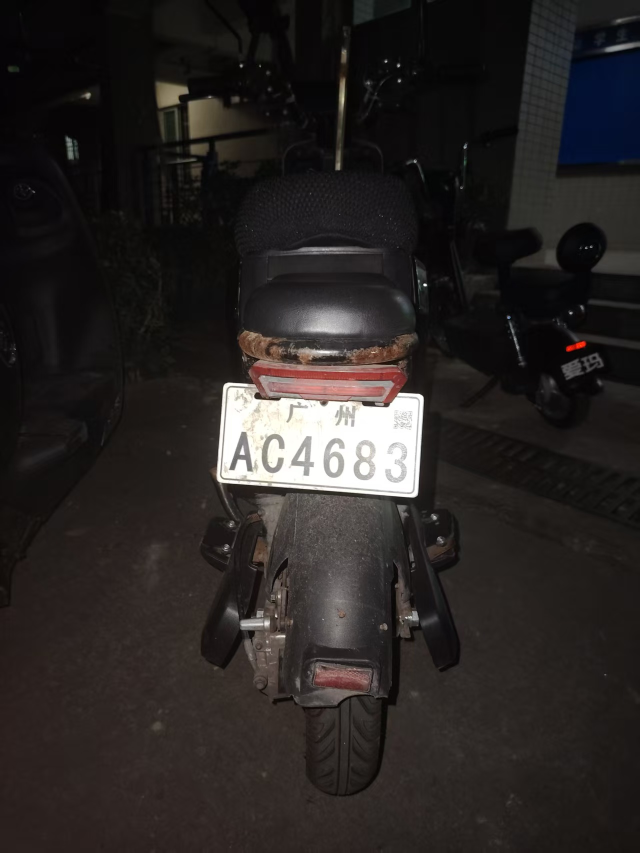
#> input picture car1.jpg, 1279 x 1706 px (shown at 1/2 size); its folder holds only this picture in this run
$ python -i yuanbao.py   (imports and definitions only)
#> lines starting #> are read from the running program, lines starting #| are printed output that depends on the picture; after the words box and inside, x2 and y2 are one past the last pixel; in counts of white or black regions, pixels touching at a corner belong together
#> further down, picture is the input picture: shape (1706, 1279, 3); mean B, G, R 35.7, 37, 41
import cv2
import numpy as np
from typing import Tuple, List, Optional, Dict
import matplotlib.pyplot as plt
import os
import tkinter as tk
from tkinter import ttk
from PIL import Image, ImageTk

class LicensePlateDetector:
    """
    检测彩色图像中位于中间位置的白色矩形框（车牌）
    特点：
    1. 检测白色或近白色矩形
    2. 主要关注图像中间区域
    3. 支持透视变换矫正
    """

    def __init__(self, debug: bool = False):
        """
        初始化检测器

        参数:
            debug: 是否显示调试信息
        """
        self.debug = debug

        # 车牌常见颜色范围 (HSV空间)
        self.color_ranges = {
            'white': ([0, 0, 200], [180, 30, 255]),      # 白色/银色车牌
            'blue': ([100, 150, 50], [130, 255, 255]),   # 蓝色车牌
            'green': ([40, 100, 50], [80, 255, 255]),    # 绿色新能源车牌
            'yellow': ([20, 100, 100], [40, 255, 255]),  # 黄色车牌
        }

        # 车牌尺寸比例约束
        self.plate_aspect_ratio_range = (2.0, 5.0)  # 长宽比范围
        self.min_plate_area_ratio = 0.005           # 最小面积占图像面积比例
        self.max_plate_area_ratio = 0.2             # 最大面积占图像面积比例

    def detect_white_rectangle(self, image: np.ndarray) -> Optional[Dict]:
        """
        检测图像中间的白色矩形框（车牌）

        参数:
            image: 输入彩色图像 (BGR格式)

        返回:
            dict: 包含检测结果的字典，或None（如果未检测到）
        """
        if image is None:
            raise ValueError("输入图像为空")

        original = image.copy()
        height, width = image.shape[:2]
#> height = 1706; width = 1279

        # 1. 预处理图像
        processed = self._preprocess_image(image)

        # 2. 检测白色区域
        white_mask = self._detect_white_regions(image)

        if self.debug:
            cv2.imshow("White Mask", white_mask)
            cv2.waitKey(0)

        # 3. 查找轮廓
        contours = self._find_contours(white_mask)

        if not contours:
            print("未找到轮廓")
            return None

        # 4. 筛选可能的车牌轮廓
        plates = self._filter_plate_contours(contours, width, height)

        if not plates:
            print("未找到符合条件的车牌轮廓")
            return None

        # 5. 选择最佳车牌区域
        best_plate = self._select_best_plate(plates, width, height)

        if best_plate is None:
            return None

        # 6. 获取最小外接矩形
        plate_rect = cv2.minAreaRect(best_plate['contour'])
        plate_box = cv2.boxPoints(plate_rect)
        plate_box = np.intp(plate_box)

        # 7. 计算矩形属性
        center_x, center_y = self._calculate_contour_center(best_plate['contour'])
        distance_from_center = np.sqrt((center_x - width/2)**2 + (center_y - height/2)**2)

        result = {
            'box_points': plate_box,            # 矩形四个顶点
            'min_rect': plate_rect,             # 最小外接矩形参数
            'contour': best_plate['contour'],   # 轮廓点
            'center': (center_x, center_y),     # 矩形中心
            'area': best_plate['area'],         # 面积
            'aspect_ratio': best_plate['aspect_ratio'],  # 长宽比
            'distance_from_center': distance_from_center,  # 距离图像中心的距离
            'confidence': self._calculate_confidence(best_plate, width, height)
        }

        return result

    def _preprocess_image(self, image: np.ndarray) -> np.ndarray:
        """
        图像预处理
        """
        # 转换为HSV空间
        hsv = cv2.cvtColor(image, cv2.COLOR_BGR2HSV)
#> hsv: shape (1706, 1279, 3); mean H, S, V 46.5, 49.2, 41.9

        # 应用高斯模糊
        blurred = cv2.GaussianBlur(hsv, (5, 5), 0)
#> blurred: shape (1706, 1279, 3); mean H, S, V 46.5, 49.2, 41.9

        return blurred

    def _detect_white_regions(self, image: np.ndarray) -> np.ndarray:
        """
        检测白色区域
        """
        hsv = cv2.cvtColor(image, cv2.COLOR_BGR2HSV)

        # 白色范围1: 低饱和度，高亮度
        lower_white1 = np.array([0, 0, 200])
        upper_white1 = np.array([180, 30, 255])
        mask1 = cv2.inRange(hsv, lower_white1, upper_white1)
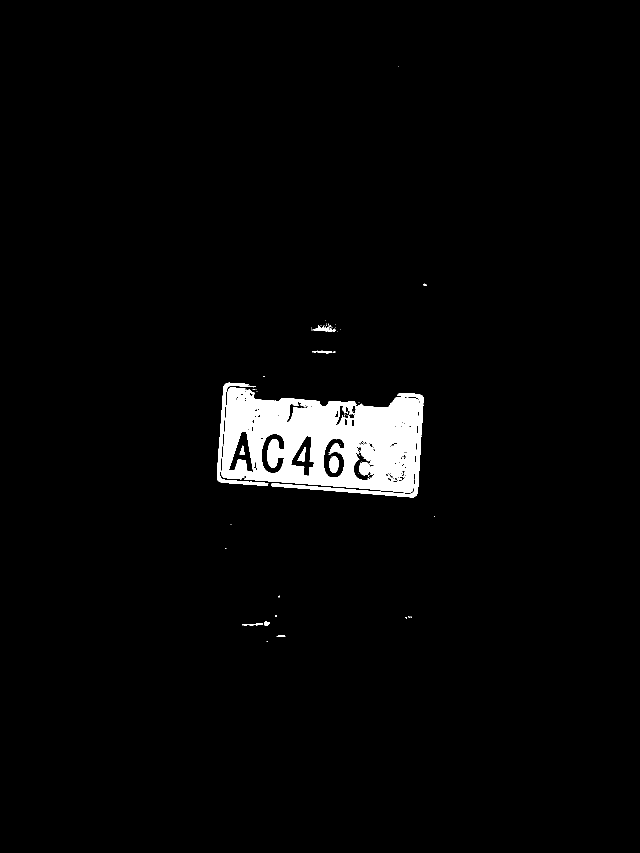
#> mask1: shape (1706, 1279) (shown at 1/2 size); 2.9% white; 73 white regions (62 under 20 px), largest, box (x1, y1, x2, y2) and area: (443, 775, 847, 995) 58555, (434, 765, 537, 972) 2172, (659, 913, 677, 946) 495

        # 白色范围2: 扩展范围
        lower_white2 = np.array([0, 0, 180])
        upper_white2 = np.array([180, 60, 255])
        mask2 = cv2.inRange(hsv, lower_white2, upper_white2)
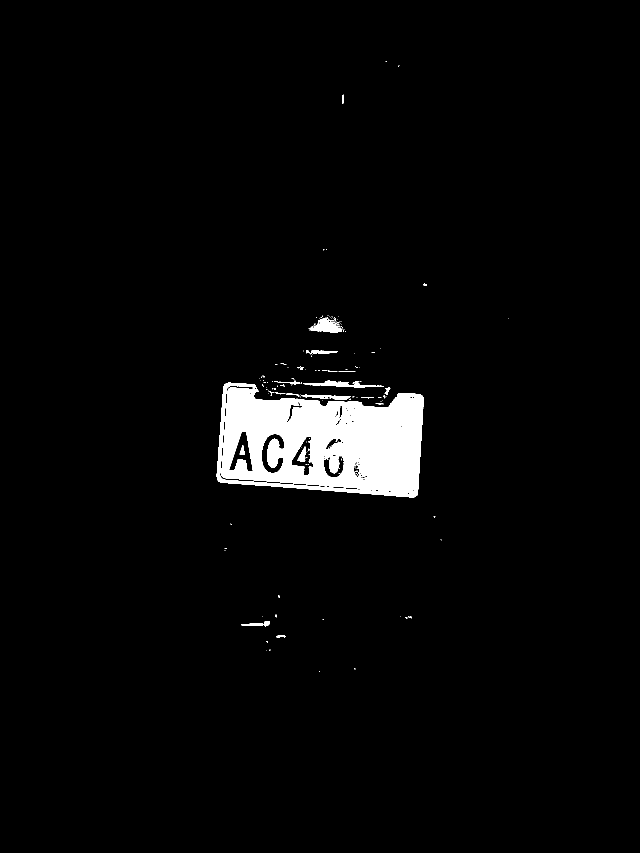
#> mask2: shape (1706, 1279) (shown at 1/2 size); 3.2% white; 158 white regions (133 under 20 px), largest, box (x1, y1, x2, y2) and area: (433, 765, 847, 995) 66066, (618, 636, 685, 666) 1017, (606, 761, 768, 776) 892

        # 合并掩码
        white_mask = cv2.bitwise_or(mask1, mask2)

        # 形态学操作
        kernel = np.ones((3, 3), np.uint8)
        white_mask = cv2.morphologyEx(white_mask, cv2.MORPH_CLOSE, kernel)
#> white_mask: shape (1706, 1279); 3.3% white; 86 white regions (65 under 20 px), largest, box (x1, y1, x2, y2) and area: (433, 765, 847, 995) 67351, (616, 630, 691, 666) 1406, (548, 761, 768, 776) 1089
        white_mask = cv2.morphologyEx(white_mask, cv2.MORPH_OPEN, kernel)
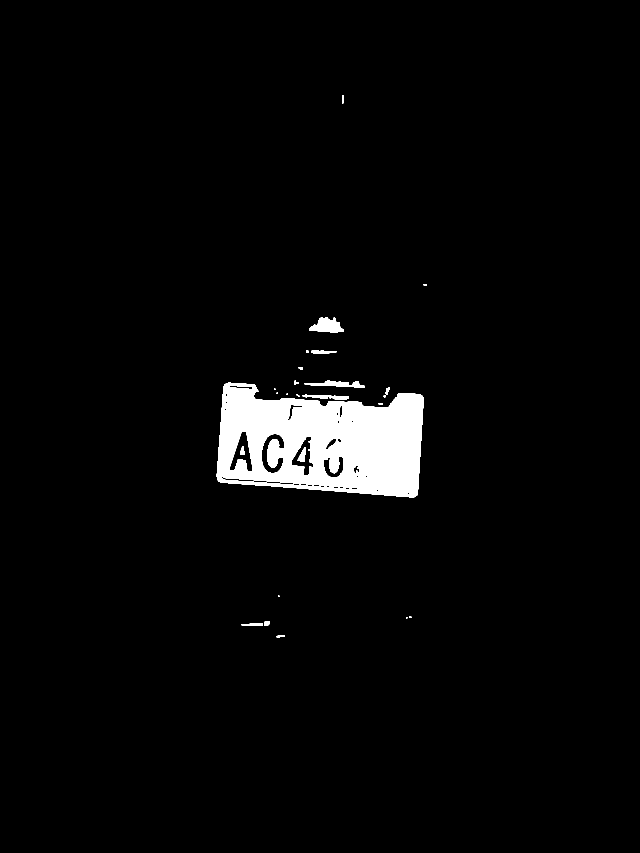
#> white_mask: shape (1706, 1279) (shown at 1/2 size); 3.3% white; 25 white regions (8 under 20 px), largest, box (x1, y1, x2, y2) and area: (433, 765, 847, 995) 67277, (618, 634, 688, 666) 1357, (609, 761, 729, 776) 866

        # 应用中间区域掩码（只关注中间区域）
        center_mask = self._create_center_mask(image.shape)
        white_mask = cv2.bitwise_and(white_mask, center_mask)

        return white_mask

    def _create_center_mask(self, image_shape: Tuple[int, int]) -> np.ndarray:
        """
        创建中间区域掩码
        """
#> called with image_shape = (1706, 1279, 3)
        height, width = image_shape[:2]

        # 创建全黑掩码
        mask = np.zeros((height, width), dtype=np.uint8)

        # 定义中间区域（图像中心的1/3区域）
        center_x, center_y = width // 2, height // 2
        center_width, center_height = width // 3, height // 3

        # 绘制白色矩形
        x1 = center_x - center_width // 2
        y1 = center_y - center_height // 2
        x2 = center_x + center_width // 2
        y2 = center_y + center_height // 2

        # 确保坐标不超出图像边界
        x1, y1 = max(0, x1), max(0, y1)
        x2, y2 = min(width, x2), min(height, y2)

        cv2.rectangle(mask, (x1, y1), (x2, y2), 255, -1)
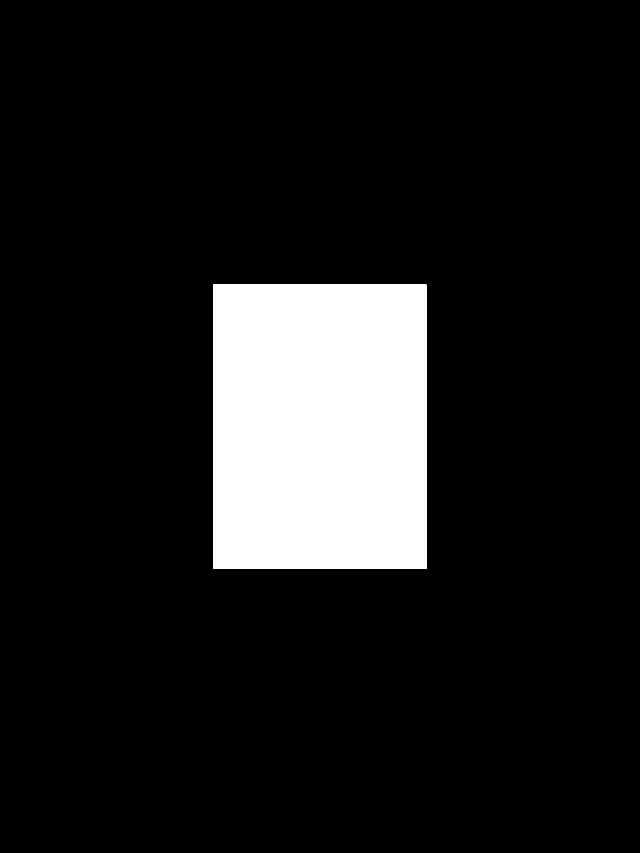
#> mask: shape (1706, 1279) (shown at 1/2 size); 11.1% white; 1 white region, box (x1, y1, x2, y2) and area: (426, 569, 853, 1138) 242963
#> in _detect_white_regions, `white_mask = cv2.bitwise_and(white_mask, center_mask)`: white_mask: shape (1706, 1279); 3.3% white; 18 white regions (6 under 20 px)

        return mask

    def _find_contours(self, mask: np.ndarray) -> List[np.ndarray]:
        """
        查找轮廓
        """
        # 查找轮廓
        contours, _ = cv2.findContours(mask, cv2.RETR_EXTERNAL, cv2.CHAIN_APPROX_SIMPLE)
#> contours = 16 contours, 8 with area under 20; largest, box (x1, y1, x2, y2) and area: (433, 765, 847, 995) 73862, (618, 634, 688, 666) 1264, (609, 761, 729, 776) 735, (605, 789, 698, 800) 460, (622, 700, 673, 708) 208, (771, 775, 780, 790) 60, (588, 761, 598, 769) 36, (597, 734, 606, 739) 26

        return contours

    def _filter_plate_contours(self, contours: List[np.ndarray],
                              image_width: int, image_height: int) -> List[Dict]:
        """
        筛选可能的车牌轮廓
        """
#> called with image_width = 1279, image_height = 1706
        plates = []
        min_area = image_width * image_height * self.min_plate_area_ratio
#> min_area = 10909.9
        max_area = image_width * image_height * self.max_plate_area_ratio
#> max_area = 436394.8

        for contour in contours:
            # 计算轮廓面积
            area = cv2.contourArea(contour)

            # 面积过滤
            if area < min_area or area > max_area:
                continue

            # 计算轮廓的外接矩形
            rect = cv2.minAreaRect(contour)
            box = cv2.boxPoints(rect)
            box = np.intp(box)

            # 计算矩形尺寸
            width = rect[1][0]
            height = rect[1][1]

            # 确保宽度大于高度
            if height > width:
                width, height = height, width

            # 计算长宽比
            aspect_ratio = width / (height + 1e-6)

            # 长宽比过滤
            if not (self.plate_aspect_ratio_range[0] <= aspect_ratio <= self.plate_aspect_ratio_range[1]):
                continue

            # 计算轮廓中心
            center_x, center_y = self._calculate_contour_center(contour)

            # 确保在图像中间区域
            if not self._is_in_center_region(center_x, center_y, image_width, image_height):
                continue

            # 计算轮廓的矩形度
            rect_area = width * height
            extent = area / rect_area if rect_area > 0 else 0

            # 矩形度过滤（接近1表示更接近矩形）
            if extent < 0.6:
                continue

            plates.append({
                'contour': contour,
                'area': area,
                'aspect_ratio': aspect_ratio,
                'center': (center_x, center_y),
                'rect': rect,
                'box': box,
                'extent': extent
            })
#> this loop made 16 passes
#> (area, rect, box, width, height, aspect_ratio) on pass 9: (73861.5, ((640.6, 877.4), (207.3, 404.2), -85.91), [[834, 995], [431, 966], [446, 759], [849, 788]], 404.2, 207.3, 1.95)
#> area on passes 3, 8, 10, 11, 12, 14: 460.5, 60.5, 735, 36, 26.5, 208
#> after the loop, plates = []

        return plates

    # [500 lines left out: functions _calculate_contour_center, _is_in_center_region, _select_best_plate, _calculate_confidence, draw_detection, extract_plate and 7 more, not called in this run]


class LicensePlateApp:
    """
    车牌边界线拟合可视化应用
    """
    # [177 lines left out: functions __init__, create_widgets, load_image_list, on_image_select, display_image, save_result, not called in this run]


# [9 lines not run here, left out]
    # results = detect_plates_in_folder("input_images/", "output/")

>>> import cv2
>>> picture = cv2.imread('car1.jpg')
>>> result = LicensePlateDetector().detect_white_rectangle(picture)

$ run again, on car2.jpg
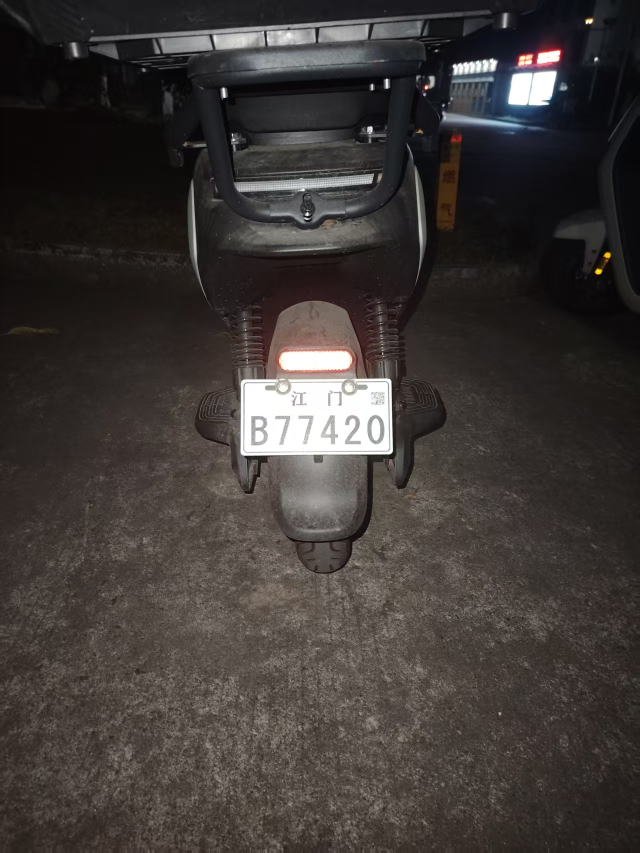
#> input picture car2.jpg, 1279 x 1706 px (shown at 1/2 size)
#> picture is the input picture: shape (1706, 1279, 3); mean B, G, R 55, 57.5, 63
#> hsv: shape (1706, 1279, 3); mean H, S, V 38.6, 48.4, 64.1
#> blurred: shape (1706, 1279, 3); mean H, S, V 38.6, 48.5, 64.1
#> in _detect_white_regions, `mask1 = cv2.inRange(hsv, lower_white1, upper_white1)`:
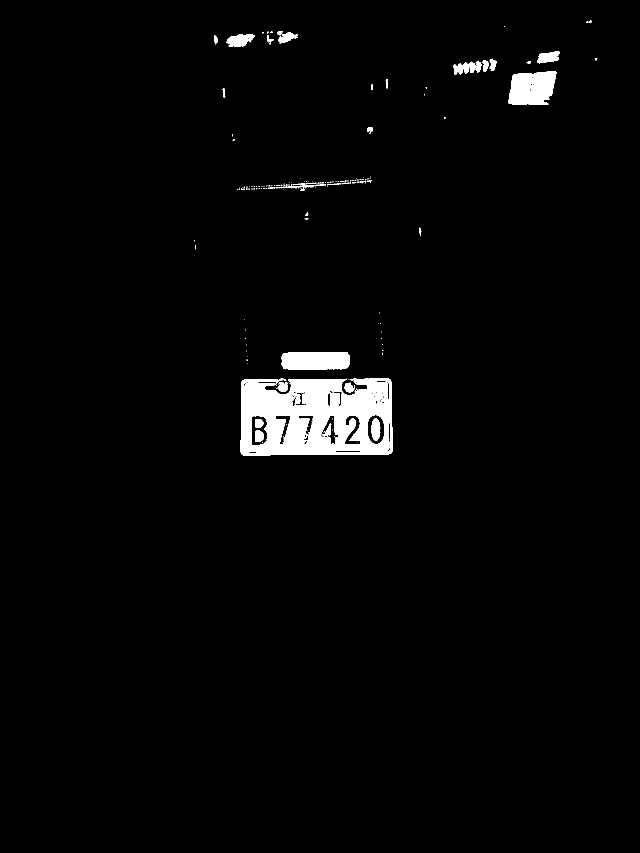
#> mask1: shape (1706, 1279) (shown at 1/2 size); 2.4% white; 217 white regions (183 under 20 px), largest, box (x1, y1, x2, y2) and area: (481, 757, 786, 911) 36309, (1017, 143, 1113, 210) 5294, (563, 704, 700, 740) 4670
#> mask2: shape (1706, 1279); 2.9% white; 211 white regions (169 under 20 px), largest, box (x1, y1, x2, y2) and area: (481, 756, 786, 911) 40435, (1016, 142, 1113, 211) 5519, (559, 702, 704, 741) 5010
#> mask: shape (1706, 1279); 11.1% white; 1 white region, box (x1, y1, x2, y2) and area: (426, 569, 853, 1138) 242963
#> in _detect_white_regions, `white_mask = cv2.bitwise_and(white_mask, center_mask)`:
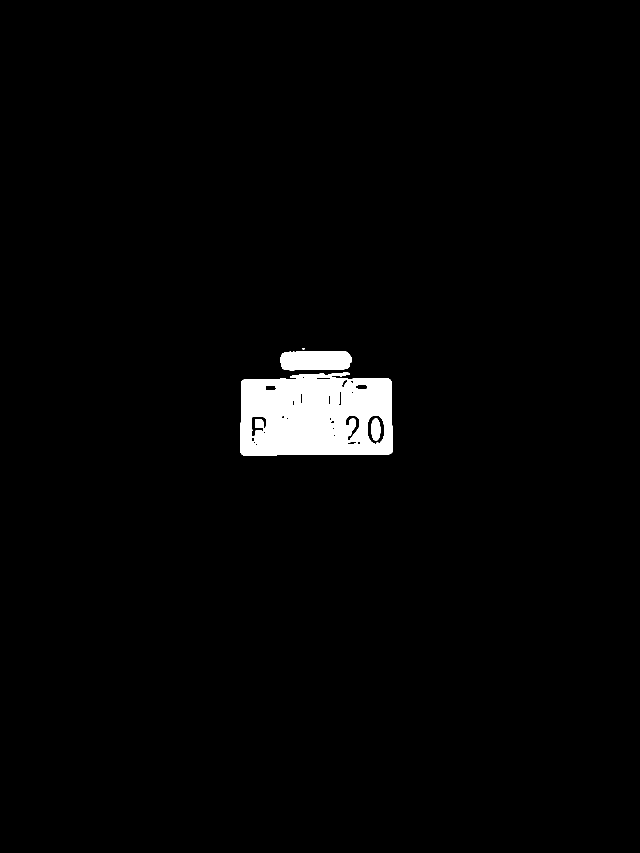
#> white_mask: shape (1706, 1279) (shown at 1/2 size); 2.2% white; 4 white regions (1 under 20 px)
#> in _find_contours, `contours, _ = cv2.findContours(mask, cv2.RETR_EXTERNAL, cv2.CHAIN_APPR..`: contours = 3 contours, 1 with area under 20; largest, box (x1, y1, x2, y2) and area: (481, 745, 786, 911) 46342, (560, 702, 704, 741) 4851
#> the loop in _filter_plate_contours, `for contour in contours:` made 3 passes
#> (area, rect, box, width, height, aspect_ratio) on pass 1: (46342.5, ((632.4, 827.4), (304.1, 163.8), -0.509), [[481, 910], [479, 746], [783, 744], [785, 907]], 304.1, 163.8, 1.86)
#> after the loop in _filter_plate_contours, `for contour in contours:`: plates = []
